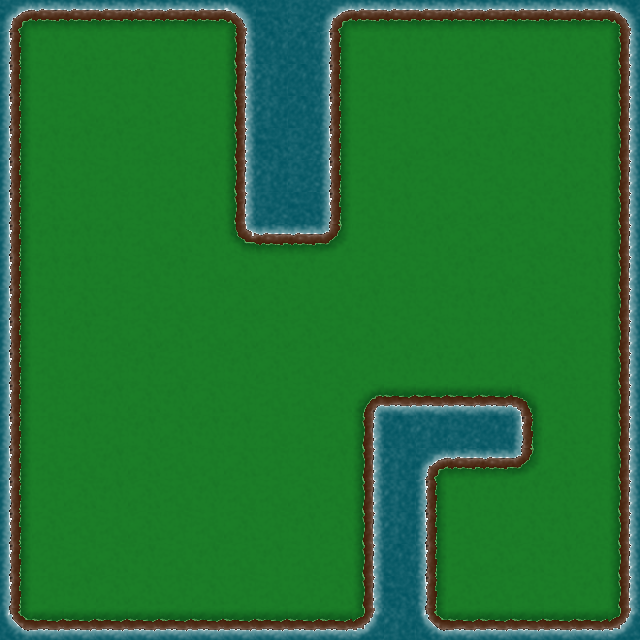

A 2D game scene composited from a Tiled map and its tileset images. What follows is a short description and the map's XML, with each tile layer's data collapsed to a summary:
An orthogonal 20x20 tile map with 32x32 px tiles, 1 tile layer (floor).

<map version="1.0" orientation="orthogonal" renderorder="right-down" width="20" height="20" tilewidth="32" tileheight="32" nextobjectid="1">
 <tileset firstgid="1" name="terrain" tilewidth="32" tileheight="32" tilecount="64">
  <image source="terrain.png" width="256" height="256" />
 </tileset>
 <layer name="floor" width="20" height="20">
  <data>[400 cells, 400 non-empty, 20 distinct tile ids]</data>
 </layer>
</map>
